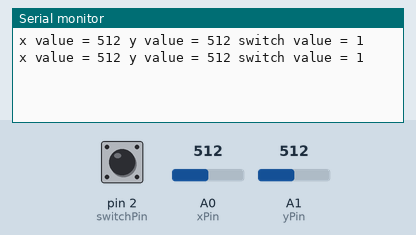
Recording of a sketch running on a simulated Arduino Uno, built with avr-gcc and run on an emulated ATmega328P. On the bench: the last lines printed to the serial monitor. The inputs (shaded band) are chosen by the test bench; at power-on: A0 (xPin) = 512, A1 (yPin) = 512, pin 2 (switchPin) HIGH.

Above: at 1.8 s.
1.9 s: A0 (xPin) set to 716
At 2.4 s:
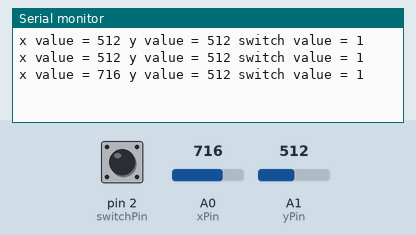
3.4 s: A1 (yPin) set to 716
At 4.7 s:
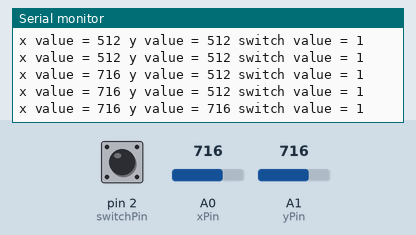
4.9 s: pin 2 (switchPin) pulled LOW for 1.2 s
At 5.8 s:
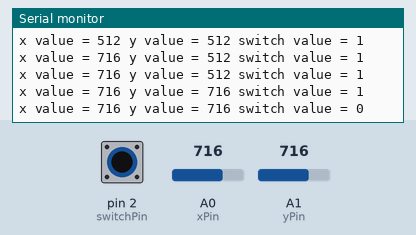
7.6 s: A0 (xPin) set to 900
At 8.4 s:
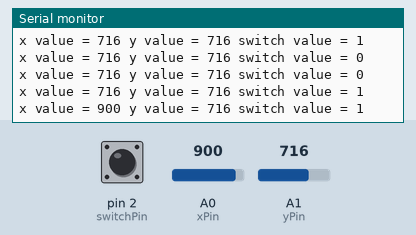
9.1 s: A1 (yPin) set to 900
At 9.1 s:
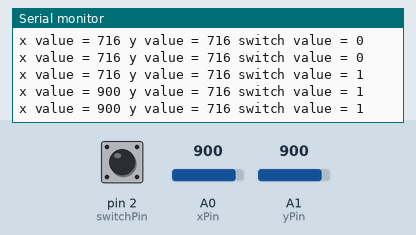
10.6 s: pin 2 (switchPin) pulled LOW for 1.2 s
At 11.8 s:
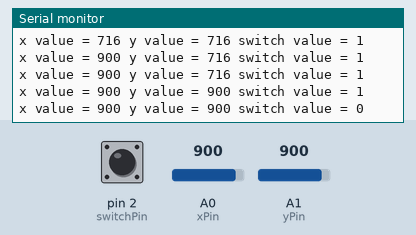
Timing chart, 0 to 13.6 s (numbered marks = the images above; inputs shaded):
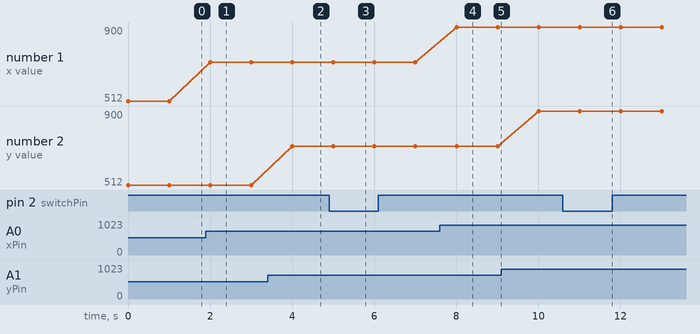

Measured:
- after the input at 1.9 s, the serial monitor: prints a new line after 0.10 s (image 1)
- after the input at 3.4 s, the serial monitor: prints a new line after 0.60 s (image 2)
- after the input at 4.9 s, the serial monitor: prints a new line after 0.11 s (image 3)
- after the input at 7.6 s, the serial monitor: prints a new line after 0.41 s (image 4)
- after the input at 10.6 s, the serial monitor: prints a new line after 0.41 s (image 6)
- plotted number 1: 512 → 716 after the input at 1.9 s, 716 → 900 after the input at 7.6 s

The sketch:

joysticksBasics.ino
```cpp
int xPin = A0;
int yPin = A1;
int switchPin = 2;
int xVal, yVal, switchVal;

void setup() {
  // put your setup code here, to run once:
  Serial.begin(9600);
  pinMode(xPin, INPUT);
  pinMode(yPin, INPUT);
  pinMode(switchPin, INPUT);
  digitalWrite(switchPin, HIGH);
}

void loop() {
  xVal = analogRead(xPin);
  yVal = analogRead(yPin);
  switchVal = digitalRead(switchPin);
  Serial.print("x value = ");
  Serial.print(xVal);
  Serial.print(" y value = ");
  Serial.print(yVal);
  Serial.print(" switch value = ");
  Serial.println(switchVal);
  delay(1000);
}
```
